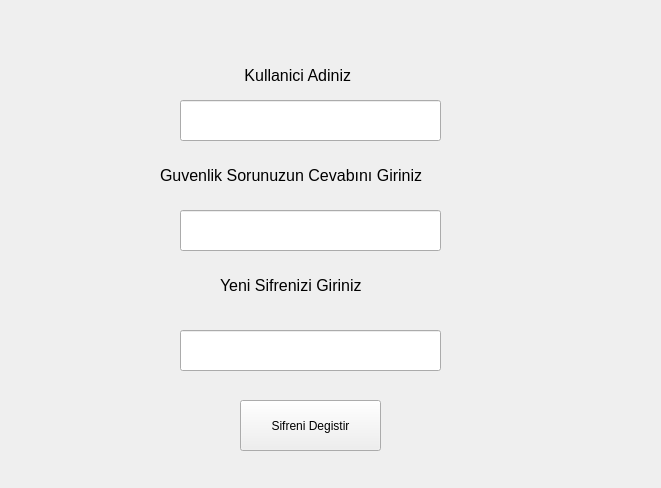
<?xml version="1.0" encoding="UTF-8"?>
<ui version="4.0">
 <class>SifreUnuttum</class>
 <widget class="QWidget" name="SifreUnuttum">
  <property name="geometry">
   <rect>
    <x>0</x>
    <y>0</y>
    <width>661</width>
    <height>488</height>
   </rect>
  </property>
  <property name="windowTitle">
   <string>Form</string>
  </property>
  <widget class="QLabel" name="lblGuvenlik">
   <property name="geometry">
    <rect>
     <x>160</x>
     <y>150</y>
     <width>341</width>
     <height>51</height>
    </rect>
   </property>
   <property name="font">
    <font>
     <pointsize>12</pointsize>
    </font>
   </property>
   <property name="text">
    <string>Guvenlik Sorunuzun Cevabını Giriniz</string>
   </property>
  </widget>
  <widget class="QLabel" name="labelYeniSifre">
   <property name="geometry">
    <rect>
     <x>220</x>
     <y>260</y>
     <width>191</width>
     <height>51</height>
    </rect>
   </property>
   <property name="font">
    <font>
     <pointsize>12</pointsize>
    </font>
   </property>
   <property name="text">
    <string>Yeni Sifrenizi Giriniz</string>
   </property>
  </widget>
  <widget class="QLabel" name="lblKullanici">
   <property name="geometry">
    <rect>
     <x>240</x>
     <y>50</y>
     <width>151</width>
     <height>51</height>
    </rect>
   </property>
   <property name="font">
    <font>
     <pointsize>12</pointsize>
    </font>
   </property>
   <property name="text">
    <string> Kullanici Adiniz</string>
   </property>
  </widget>
  <widget class="QLineEdit" name="txtKullanici">
   <property name="geometry">
    <rect>
     <x>180</x>
     <y>100</y>
     <width>261</width>
     <height>41</height>
    </rect>
   </property>
   <property name="text">
    <string/>
   </property>
  </widget>
  <widget class="QLineEdit" name="txtGuvenlik">
   <property name="geometry">
    <rect>
     <x>180</x>
     <y>210</y>
     <width>261</width>
     <height>41</height>
    </rect>
   </property>
   <property name="text">
    <string/>
   </property>
  </widget>
  <widget class="QLineEdit" name="txtYeniSifre">
   <property name="geometry">
    <rect>
     <x>180</x>
     <y>330</y>
     <width>261</width>
     <height>41</height>
    </rect>
   </property>
   <property name="text">
    <string/>
   </property>
  </widget>
  <widget class="QPushButton" name="btnSifreDegis">
   <property name="geometry">
    <rect>
     <x>240</x>
     <y>400</y>
     <width>141</width>
     <height>51</height>
    </rect>
   </property>
   <property name="text">
    <string>Sifreni Degistir</string>
   </property>
  </widget>
 </widget>
 <resources/>
 <connections/>
</ui>
